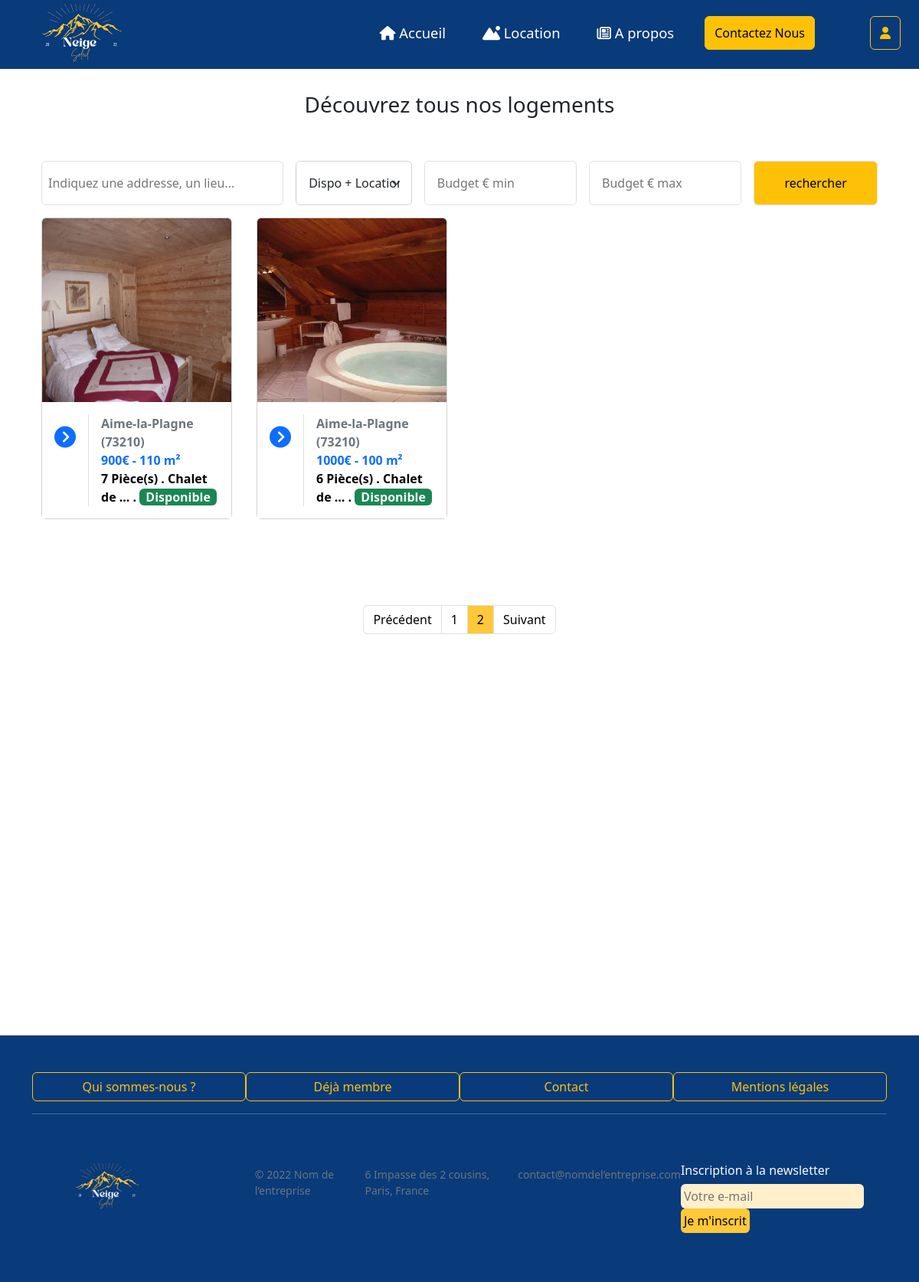
The app's page /index.php?page=location&n=2 (signed in) with its own data.
### tables this page shows
CREATE table appartement (
    id_appart int(5) not null AUTO_INCREMENT,
    statut_appart enum ("Disponible", "En location", "En attente"),
    prix_appart FLOAT,
    intitule_appart VARCHAR(100),
    ville_appart VARCHAR (50),
    cp_appart VARCHAR (50),
    adresse_appart varchar (255),
    description_appart VARCHAR(5000),
    type_appart VARCHAR (50),
    superficie_appart VARCHAR (50),
    image VARCHAR (50) NULL,
    nb_chambre int (5),
    nb_cuisine int(5),
    nb_salon int(5),
    nb_salle_bain int(5),
    nb_piece int(5),
    id_user INT(5),
    FOREIGN key (id_user) REFERENCES user(id_user),
    PRIMARY key (id_appart)
);

### controller/config_database.php (called while the page is built)
<?php
	$server = "localhost";
	$bdd = "neige_soleil";
	$user = "root";
	$mdp = "";
?>

### src/model.php (called while the page is built, shortened)
<?php
class Modele
{
    private $unPDO;
    public function __construct($server, $bdd, $user, $mdp)
    {
        $this->unPDO = null;
        try {
            $url = "mysql:host=" . $server . ";dbname=" . $bdd;
            $this->unPDO = new PDO($url, $user, $mdp);
        } catch (PDOException $exp) {
            echo "<br/>Erreur de connexion à la base de données !";
            echo $exp->getMessage();
        }
    }
    public function recupPaginationAppartement($premier,$parPage)
    {
        if ($this->unPDO != null) {
            $request = "SELECT * FROM `appartement` LIMIT :premier, :parpage;";
            $select = $this->unPDO->prepare($request);
            $select->bindValue(':premier', $premier, PDO::PARAM_INT);
            $select->bindValue(':parpage', $parPage, PDO::PARAM_INT);
            $select->execute();
            $Pageappartements = $select->fetchAll(PDO::FETCH_ASSOC);
            return $Pageappartements;
        } else {
            return null;
        }
    }
    public function recupNombreAppartement()
    {
        if ($this->unPDO != null) {
            $request = "SELECT COUNT(*) AS nb_appartement FROM `appartement`;";
            $select = $this->unPDO->prepare($request);
            $select->execute();
            $result = $select->fetch();
            $nbAppartement = (int) $result['nb_appartement'];
            return $nbAppartement;
        }
    }
}

### setting/setting_appartement.php (called while the page is built, shortened)
<?php
$currentPage = null;
if (isset($_GET['n']) && is_numeric($_GET['n'])) {
    $currentPage =  $_GET['n'];
} else {
    $currentPage = 1;
}
$parPage = 8;
$nbAppartement = $unController->recupNombreAppartement();
$pages = ceil($nbAppartement / $parPage);
$premier = ($currentPage * $parPage) - $parPage;
if(isset ($_GET['page']) == "location"){
    $appartements = $unController->recupPaginationAppartement($premier, $parPage);
}

### controller/controller.php (called while the page is built, shortened)
<?php
require_once("src/model.php");
class Controller
{
    private $unModele;
    public function __construct($server, $bdd, $user, $mdp)
    {
        $this->unModele = new Modele($server, $bdd, $user, $mdp);
    }
    public function recupPaginationAppartement($premier,$parPage)
    {
        $Pageappartements = $this->unModele->recupPaginationAppartement($premier,$parPage);
        return $Pageappartements;
    }
    public function recupNombreAppartement()
    {
        $nbAppartement = $this->unModele->recupNombreAppartement();
        return $nbAppartement;
    }
}

### Templates/location.php (the view, shortened to what this page needs)
<section class="sectionTwo sectionLocation" style="height: 80rem;">
    <div class="container text-center">
        <h3 class="pt-5 pb-2">Découvrez tous nos logements</h3>
        <div class="mt-5 w-100 justify-content-center">
            <div class="row">
                <div class="col-md-12">
                    <div class="container">
                        <form action="index.php?page=location" class=" d-flex" method="post">
                                <input type="search" class="border border-black rounded p-2 me-3 w-100" style="border:none; outline:none;" name="mot_index" id="" placeholder="Indiquez une addresse, un lieu...">
                                <div class="w-50 me-3">
                                <select id="monselect" class="form-select p-3" name="statut">
                                <optgroup label="Statut appart">
                                    <option value="" >Dispo + Location</option>
                                </optgroup>
                                </select>
                                </div>
                                <input class=" w-50 pe-5  border border-black p-3 rounded" style="border:none; outline:none;" type="text" minlength="0" name="prixMin" id="" placeholder="Budget € min">
                                <input class="pe-5 ms-3 w-50  border border-black p-3 rounded" style="border:none; outline:none;" type="text" minlength="0" name="prixMax" id="" placeholder="Budget € max">
                                <button class="ms-3 w-50 bg-custom border rounded bg-warning" type="submit" name="filtre_index" id="">rechercher</button>
                        </form>
                    </div>
                </div>
            </div>
        </div>
        <div class="row g-2 ">
            <?php
            foreach ($appartements as $appartement) {
                if ($appartement['statut_appart'] != "En attente") {
                    echo '
            <div class="col-lg-4 col-md-4 col-sm-6 col-xm-12 p-3" style="width: 25%; height: 20%;">
                <div class="card">
                <img src="Images/' . $appartement['image'] . '" class="card-img-top" style="width:100%; height: 15rem;" alt="...">
                    <div class="card-body d-flex">
                        <div class="pt-3 me-3">
                        <a href="index.php?page=appartement&id_appart=' . $appartement["id_appart"] . '"><i class="fa-solid fa-circle-chevron-right fs-3"></i> </a>
                        </div>
                        <div class="ps-3 text-start border-start">';
                    $description = $appartement['intitule_appart'];
                    if (strlen($appartement['intitule_appart']) > 10) {
                        $description = substr($description, 0, 10) . "...";
                    }
                    echo '<a class="card-text  text-decoration-none fw-semibold" href="index.php?page=appartement&id_appart=' . $appartement["id_appart"] . '"><span class="text-secondary">' . $appartement['ville_appart'] . ' (' . $appartement["cp_appart"] . ')</span><br> <span class="text-primary ">' . $appartement['prix_appart'] . '</span>€ - <span>' . $appartement['superficie_appart'] . '</span> m²<br><span class="text-black">' . $appartement['nb_piece'] . ' Pièce(s) . ' . $description . ' . ';
                    if($appartement['id_user'] == null){
                        echo '<span class="bg-success rounded pe-1 ps-1 text-light">';
                        if ($appartement['statut_appart'] == "Disponible") {
                            echo '<span class="bg-success rounded pe-1 ps-1 text-light">';
                        }
                    }else{
                        echo '<span class="bg-warning rounded pe-1 ps-1">';
                    }
                    echo ' ' . $appartement['statut_appart'] . '</span></span> </a>
                            </div>
                    </div>
                </div>
            </div>';
                }
            }
            ?>
        </div>
    </div>
    <div class="py-5 my-5">
        <nav aria-label="...">
            <ul class="pagination justify-content-center">
                <li class="page-item <?= ($currentPage == 1) ? "disabled" : "" ?>">
                    <a class="page-link text-black" href="index.php?page=location&n=<?= $currentPage - 1 ?>">Précédent</a>
                </li>
                <?php for($page = 1; $page <= $pages; $page++): ?>
                <li class="page-item ">
                    <a class="page-link text-black <?= ($currentPage == $page) ? "actives" : "" ?>" href="index.php?page=location&n=<?= $page ?>" class="page-link"><?= $page ?></a>
                </li>
                <?php endfor ?>
                <li class="page-item <?= ($currentPage == $pages) ? "disabled" : "" ?>">
                    <a class="page-link text-black " href="index.php?page=location&n=<?= $currentPage + 1 ?>">Suivant</a>
                </li>
            </ul>
        </nav>
    </div>
</section>

### Css/style.css (style rules this page uses)
body .sectionTwo div .card { padding: 0; }
body .sectionTwo div .card-body { background: white; }
body .sectionLocation div .pagination .actives { background-color: #FFC839 !important; color: white; }

### records on screen
appartement: image (picture), ville_appart "Aime-la-Plagne", cp_appart "73210", prix_appart "900", superficie_appart "110", nb_piece "7", intitule_appart "Chalet de ...", statut_appart "Disponible"
appartement: image (picture), ville_appart "Aime-la-Plagne", cp_appart "73210", prix_appart "1000", superficie_appart "100", nb_piece "6", intitule_appart "Chalet de ...", statut_appart "Disponible"
